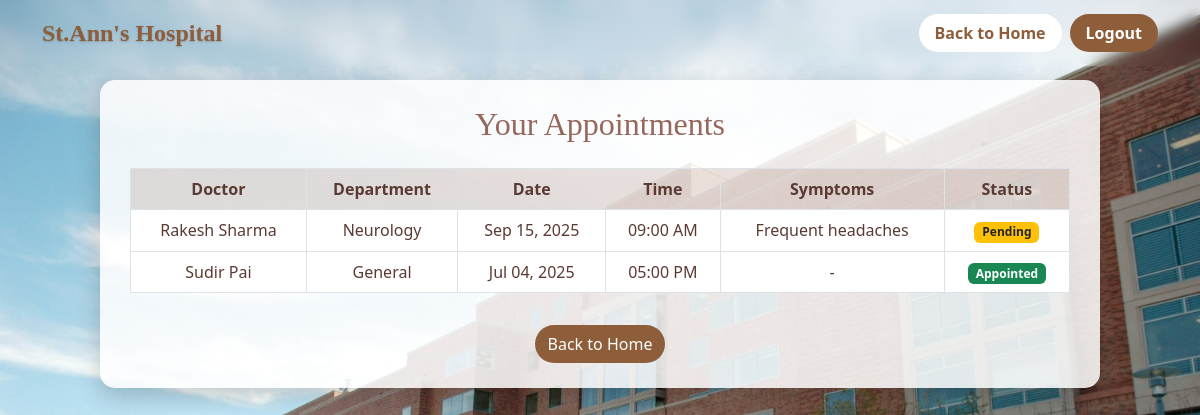
The app's page /phome/view_appointments_patient/ (signed in) with its own data.
### app/models.py (models this page shows, shortened)
class Appointment(models.Model):
    patient = models.ForeignKey(Patient, on_delete=models.CASCADE, null=True, blank=True)
    doctor = models.ForeignKey(Doctor, on_delete=models.CASCADE, null=True, blank=True)
    status = models.CharField(max_length=20, default="Pending")
    date = models.DateField()
    time = models.TimeField()
    symptoms = models.TextField(blank=True, null=True)   # NEW FIELD

class Doctor(models.Model):
    DEPARTMENT_CHOICES = [
        ("General", "General"),
        ("Cardiology", "Cardiology"),
        ("Neurology", "Neurology"),
        ("ENT", "ENT"),
        ("Orthopedics", "Orthopedics"),
        ("Pediatrics", "Pediatrics"),
        ("Dermatology", "Dermatology"),
    ]
    Doctor_id = models.ForeignKey(MYUSER, on_delete=models.CASCADE, null=True, blank=True)
    name = models.CharField(max_length=100)
    doc_image = models.ImageField(upload_to='doctors/', blank=True, null=True)
    department = models.CharField(max_length=50, choices=DEPARTMENT_CHOICES, default="General")  # ✅ default set to General

### app/views.py (the view)
# urls.py: path('phome/view_appointments_patient/', view_appointments_patient, name='view_appointments_patient'),
@login_required
def view_appointments_patient(request):
    patient = get_object_or_404(Patient, Patient_id=request.user)
    appointments = Appointment.objects.filter(patient=patient).select_related('doctor').order_by('-date', '-time')
    return render(request, 'view_appointments_patient.html', {'appointments': appointments})

### app/templates/view_appointments_patient.html (shortened to what this page needs)
{% load static %}
<!DOCTYPE html>
<html lang="en">
<head>
<link href="https://cdn.jsdelivr.net/npm/bootstrap@5.3.2/dist/css/bootstrap.min.css" rel="stylesheet">
</head>
<body>
<nav class="navbar navbar-expand-lg fixed-top">
  <div class="container-fluid">
    <a class="navbar-brand" href="{% url 'phome' %}">St.Ann's Hospital</a>
    <div class="collapse navbar-collapse justify-content-end" id="navbarNav">
      <div class="d-flex gap-2">
        <a href="{% url 'phome' %}" class="btn btn-home">Back to Home</a>
        <a href="{% url 'logout' %}" class="btn btn-logout">Logout</a>
      </div>
    </div>
  </div>
</nav>
<div class="container">
    <h2>Your Appointments</h2>
    <div class="table-responsive">
      <table class="table table-bordered">
        <thead>
          <tr>
            <th>Doctor</th>
            <th>Department</th>
            <th>Date</th>
            <th>Time</th>
            <th>Symptoms</th>
            <th>Status</th>
          </tr>
        </thead>
        <tbody>
          {% for app in appointments %}
          <tr>
            <td>{{ app.doctor.name }}</td>
            <td>{{ app.doctor.department }}</td>
            <td>{{ app.date|date:"M d, Y" }}</td>
            <td>{{ app.time|time:"h:i A" }}</td>
            <td>
              {% if app.symptoms %}
                {{ app.symptoms }}
              {% else %}
                -
              {% endif %}
            </td>
            <td>
              {% if app.status == "Appointed" %}
                <span class="badge bg-success">Appointed</span>
              {% else %}
                <span class="badge bg-warning text-dark">Pending</span>
              {% endif %}
            </td>
          </tr>
          {% empty %}
          <tr>
            <td colspan="6">No appointments found.</td>
          </tr>
          {% endfor %}
        </tbody>
      </table>
    </div>
    <div class="text-center mt-3">
      <a href="{% url 'phome' %}" class="btn btn-back">Back to Home</a>
    </div>
</div>
</body>
</html>

### records on screen
Appointment: doctor.name "Rakesh Sharma", doctor.department "Neurology", date "Sep 15, 2025", time "09:00 AM", symptoms "Frequent headaches", status "Pending"
Appointment: doctor.name "Sudir Pai", doctor.department "General", date "Jul 04, 2025", time "05:00 PM", status "Appointed"
